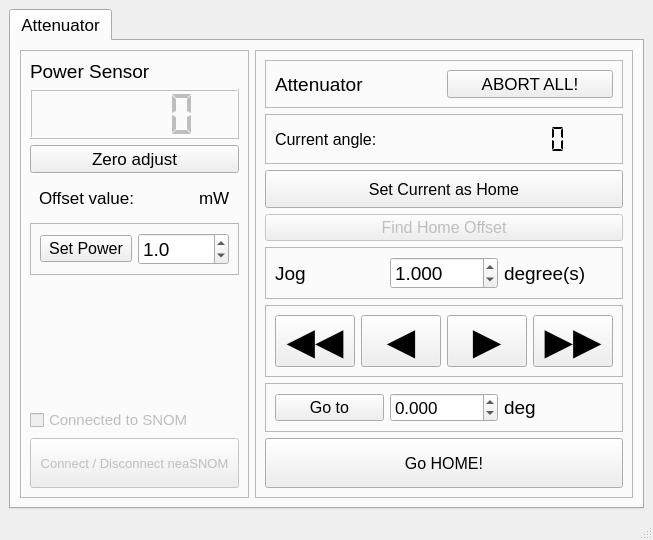
<?xml version="1.0" encoding="UTF-8"?>
<ui version="4.0">
 <class>MainWindow</class>
 <widget class="QMainWindow" name="MainWindow">
  <property name="geometry">
   <rect>
    <x>0</x>
    <y>0</y>
    <width>653</width>
    <height>540</height>
   </rect>
  </property>
  <property name="font">
   <font>
    <pointsize>8</pointsize>
   </font>
  </property>
  <property name="windowTitle">
   <string>MainWindow</string>
  </property>
  <widget class="QWidget" name="centralwidget">
   <layout class="QHBoxLayout" name="horizontalLayout">
    <item>
     <widget class="QTabWidget" name="RotatorTab">
      <property name="font">
       <font>
        <pointsize>13</pointsize>
       </font>
      </property>
      <property name="currentIndex">
       <number>0</number>
      </property>
      <widget class="QWidget" name="tab">
       <attribute name="title">
        <string>Attenuator</string>
       </attribute>
       <layout class="QHBoxLayout" name="horizontalLayout_7">
        <item>
         <widget class="QFrame" name="frame_2">
          <property name="sizePolicy">
           <sizepolicy hsizetype="MinimumExpanding" vsizetype="Preferred">
            <horstretch>1</horstretch>
            <verstretch>0</verstretch>
           </sizepolicy>
          </property>
          <property name="frameShape">
           <enum>QFrame::StyledPanel</enum>
          </property>
          <property name="frameShadow">
           <enum>QFrame::Raised</enum>
          </property>
          <layout class="QVBoxLayout" name="verticalLayout_2">
           <item>
            <widget class="QLabel" name="PowerSensorLabel">
             <property name="font">
              <font>
               <pointsize>14</pointsize>
              </font>
             </property>
             <property name="text">
              <string>Power Sensor</string>
             </property>
            </widget>
           </item>
           <item>
            <widget class="QLCDNumber" name="lcdNumber">
             <property name="enabled">
              <bool>false</bool>
             </property>
             <property name="minimumSize">
              <size>
               <width>0</width>
               <height>50</height>
              </size>
             </property>
             <property name="frameShadow">
              <enum>QFrame::Raised</enum>
             </property>
             <property name="smallDecimalPoint">
              <bool>false</bool>
             </property>
             <property name="segmentStyle">
              <enum>QLCDNumber::Flat</enum>
             </property>
             <property name="intValue" stdset="0">
              <number>0</number>
             </property>
            </widget>
           </item>
           <item>
            <widget class="QPushButton" name="zero_adjust_button">
             <property name="text">
              <string>Zero adjust</string>
             </property>
            </widget>
           </item>
           <item>
            <widget class="QWidget" name="widget" native="true">
             <layout class="QHBoxLayout" name="horizontalLayout_8">
              <item>
               <widget class="QLabel" name="offset_label">
                <property name="text">
                 <string>Offset value:</string>
                </property>
               </widget>
              </item>
              <item>
               <spacer name="horizontalSpacer">
                <property name="orientation">
                 <enum>Qt::Horizontal</enum>
                </property>
                <property name="sizeHint" stdset="0">
                 <size>
                  <width>40</width>
                  <height>20</height>
                 </size>
                </property>
               </spacer>
              </item>
              <item>
               <widget class="QLabel" name="offset_disp_label">
                <property name="text">
                 <string>mW</string>
                </property>
               </widget>
              </item>
             </layout>
            </widget>
           </item>
           <item>
            <widget class="QFrame" name="frame_7">
             <property name="frameShape">
              <enum>QFrame::StyledPanel</enum>
             </property>
             <property name="frameShadow">
              <enum>QFrame::Raised</enum>
             </property>
             <layout class="QHBoxLayout" name="horizontalLayout_6">
              <item>
               <widget class="QPushButton" name="SetPowerPushButton">
                <property name="enabled">
                 <bool>true</bool>
                </property>
                <property name="font">
                 <font>
                  <pointsize>12</pointsize>
                 </font>
                </property>
                <property name="text">
                 <string>Set Power</string>
                </property>
               </widget>
              </item>
              <item>
               <widget class="QDoubleSpinBox" name="SetPointSpinBox">
                <property name="enabled">
                 <bool>true</bool>
                </property>
                <property name="font">
                 <font>
                  <pointsize>14</pointsize>
                 </font>
                </property>
                <property name="decimals">
                 <number>1</number>
                </property>
                <property name="maximum">
                 <double>5.000000000000000</double>
                </property>
                <property name="singleStep">
                 <double>0.100000000000000</double>
                </property>
                <property name="value">
                 <double>1.000000000000000</double>
                </property>
               </widget>
              </item>
             </layout>
            </widget>
           </item>
           <item>
            <spacer name="verticalSpacer">
             <property name="orientation">
              <enum>Qt::Vertical</enum>
             </property>
             <property name="sizeHint" stdset="0">
              <size>
               <width>20</width>
               <height>40</height>
              </size>
             </property>
            </spacer>
           </item>
           <item>
            <widget class="QCheckBox" name="checkBoxSNOM">
             <property name="enabled">
              <bool>false</bool>
             </property>
             <property name="font">
              <font>
               <pointsize>11</pointsize>
              </font>
             </property>
             <property name="text">
              <string>Connected to SNOM</string>
             </property>
             <property name="checkable">
              <bool>true</bool>
             </property>
             <property name="checked">
              <bool>false</bool>
             </property>
            </widget>
           </item>
           <item>
            <widget class="QPushButton" name="connectSNOM">
             <property name="enabled">
              <bool>false</bool>
             </property>
             <property name="minimumSize">
              <size>
               <width>0</width>
               <height>50</height>
              </size>
             </property>
             <property name="font">
              <font>
               <pointsize>10</pointsize>
              </font>
             </property>
             <property name="toolTip">
              <string>Temporarily disabled</string>
             </property>
             <property name="text">
              <string>Connect / Disconnect neaSNOM</string>
             </property>
            </widget>
           </item>
          </layout>
         </widget>
        </item>
        <item>
         <widget class="QFrame" name="frame">
          <property name="sizePolicy">
           <sizepolicy hsizetype="MinimumExpanding" vsizetype="Preferred">
            <horstretch>1</horstretch>
            <verstretch>0</verstretch>
           </sizepolicy>
          </property>
          <property name="frameShape">
           <enum>QFrame::StyledPanel</enum>
          </property>
          <property name="frameShadow">
           <enum>QFrame::Raised</enum>
          </property>
          <layout class="QVBoxLayout" name="verticalLayout">
           <item>
            <widget class="QFrame" name="frame_8">
             <property name="frameShape">
              <enum>QFrame::StyledPanel</enum>
             </property>
             <property name="frameShadow">
              <enum>QFrame::Raised</enum>
             </property>
             <layout class="QHBoxLayout" name="horizontalLayout_9">
              <item>
               <widget class="QLabel" name="HomeOffsetLabel">
                <property name="font">
                 <font>
                  <pointsize>14</pointsize>
                 </font>
                </property>
                <property name="text">
                 <string>Attenuator</string>
                </property>
               </widget>
              </item>
              <item>
               <widget class="QPushButton" name="pushButton">
                <property name="text">
                 <string>ABORT ALL!</string>
                </property>
               </widget>
              </item>
             </layout>
            </widget>
           </item>
           <item>
            <widget class="QFrame" name="frame_6">
             <property name="minimumSize">
              <size>
               <width>0</width>
               <height>50</height>
              </size>
             </property>
             <property name="frameShape">
              <enum>QFrame::StyledPanel</enum>
             </property>
             <property name="frameShadow">
              <enum>QFrame::Raised</enum>
             </property>
             <layout class="QHBoxLayout" name="horizontalLayout_5">
              <item>
               <widget class="QLabel" name="label_angle">
                <property name="font">
                 <font>
                  <pointsize>12</pointsize>
                 </font>
                </property>
                <property name="text">
                 <string>Current angle:</string>
                </property>
               </widget>
              </item>
              <item>
               <widget class="QLCDNumber" name="lcdNumber_2">
                <property name="sizePolicy">
                 <sizepolicy hsizetype="Preferred" vsizetype="Preferred">
                  <horstretch>0</horstretch>
                  <verstretch>0</verstretch>
                 </sizepolicy>
                </property>
                <property name="font">
                 <font>
                  <pointsize>8</pointsize>
                  <kerning>true</kerning>
                 </font>
                </property>
                <property name="frameShape">
                 <enum>QFrame::NoFrame</enum>
                </property>
                <property name="lineWidth">
                 <number>1</number>
                </property>
                <property name="segmentStyle">
                 <enum>QLCDNumber::Flat</enum>
                </property>
               </widget>
              </item>
             </layout>
            </widget>
           </item>
           <item>
            <widget class="QPushButton" name="SetHomeOffsetPushButton">
             <property name="sizePolicy">
              <sizepolicy hsizetype="Minimum" vsizetype="Preferred">
               <horstretch>0</horstretch>
               <verstretch>0</verstretch>
              </sizepolicy>
             </property>
             <property name="font">
              <font>
               <pointsize>12</pointsize>
              </font>
             </property>
             <property name="text">
              <string>Set Current as Home</string>
             </property>
            </widget>
           </item>
           <item>
            <widget class="QPushButton" name="AutoFindPushButton">
             <property name="enabled">
              <bool>false</bool>
             </property>
             <property name="sizePolicy">
              <sizepolicy hsizetype="Preferred" vsizetype="Fixed">
               <horstretch>0</horstretch>
               <verstretch>0</verstretch>
              </sizepolicy>
             </property>
             <property name="font">
              <font>
               <pointsize>12</pointsize>
              </font>
             </property>
             <property name="text">
              <string>Find Home Offset</string>
             </property>
            </widget>
           </item>
           <item>
            <widget class="QFrame" name="frame_3">
             <property name="frameShape">
              <enum>QFrame::StyledPanel</enum>
             </property>
             <property name="frameShadow">
              <enum>QFrame::Raised</enum>
             </property>
             <layout class="QHBoxLayout" name="horizontalLayout_2">
              <item>
               <widget class="QLabel" name="JogSizeLabel">
                <property name="font">
                 <font>
                  <pointsize>14</pointsize>
                 </font>
                </property>
                <property name="text">
                 <string>Jog</string>
                </property>
               </widget>
              </item>
              <item>
               <widget class="QDoubleSpinBox" name="JogSizeSpinBox">
                <property name="font">
                 <font>
                  <pointsize>14</pointsize>
                 </font>
                </property>
                <property name="decimals">
                 <number>3</number>
                </property>
                <property name="minimum">
                 <double>0.000000000000000</double>
                </property>
                <property name="singleStep">
                 <double>0.100000000000000</double>
                </property>
                <property name="value">
                 <double>1.000000000000000</double>
                </property>
               </widget>
              </item>
              <item>
               <widget class="QLabel" name="JogSizeLabel_2">
                <property name="font">
                 <font>
                  <pointsize>14</pointsize>
                 </font>
                </property>
                <property name="text">
                 <string>degree(s)</string>
                </property>
               </widget>
              </item>
             </layout>
            </widget>
           </item>
           <item>
            <widget class="QFrame" name="frame_4">
             <property name="sizePolicy">
              <sizepolicy hsizetype="Preferred" vsizetype="Preferred">
               <horstretch>0</horstretch>
               <verstretch>0</verstretch>
              </sizepolicy>
             </property>
             <property name="frameShape">
              <enum>QFrame::StyledPanel</enum>
             </property>
             <property name="frameShadow">
              <enum>QFrame::Raised</enum>
             </property>
             <layout class="QHBoxLayout" name="horizontalLayout_3">
              <item>
               <widget class="QPushButton" name="JogFBWPushButton">
                <property name="font">
                 <font>
                  <pointsize>28</pointsize>
                 </font>
                </property>
                <property name="text">
                 <string>◀◀</string>
                </property>
               </widget>
              </item>
              <item>
               <widget class="QPushButton" name="JogBWPushButton">
                <property name="font">
                 <font>
                  <pointsize>28</pointsize>
                 </font>
                </property>
                <property name="text">
                 <string>◀</string>
                </property>
               </widget>
              </item>
              <item>
               <widget class="QPushButton" name="JogFWPushButton">
                <property name="font">
                 <font>
                  <pointsize>28</pointsize>
                 </font>
                </property>
                <property name="text">
                 <string>▶</string>
                </property>
               </widget>
              </item>
              <item>
               <widget class="QPushButton" name="JogFFWPushButton">
                <property name="font">
                 <font>
                  <pointsize>28</pointsize>
                 </font>
                </property>
                <property name="text">
                 <string>▶▶</string>
                </property>
               </widget>
              </item>
             </layout>
            </widget>
           </item>
           <item>
            <widget class="QFrame" name="frame_5">
             <property name="frameShape">
              <enum>QFrame::StyledPanel</enum>
             </property>
             <property name="frameShadow">
              <enum>QFrame::Raised</enum>
             </property>
             <layout class="QHBoxLayout" name="horizontalLayout_4">
              <item>
               <widget class="QPushButton" name="JumpPushButton">
                <property name="font">
                 <font>
                  <pointsize>12</pointsize>
                 </font>
                </property>
                <property name="text">
                 <string>Go to</string>
                </property>
               </widget>
              </item>
              <item>
               <widget class="QDoubleSpinBox" name="GoToAngleSpinBox">
                <property name="font">
                 <font>
                  <pointsize>13</pointsize>
                 </font>
                </property>
                <property name="decimals">
                 <number>3</number>
                </property>
                <property name="minimum">
                 <double>-180.000000000000000</double>
                </property>
                <property name="maximum">
                 <double>180.000000000000000</double>
                </property>
                <property name="singleStep">
                 <double>0.100000000000000</double>
                </property>
                <property name="stepType">
                 <enum>QAbstractSpinBox::DefaultStepType</enum>
                </property>
               </widget>
              </item>
              <item>
               <widget class="QLabel" name="label">
                <property name="font">
                 <font>
                  <pointsize>14</pointsize>
                 </font>
                </property>
                <property name="text">
                 <string>deg</string>
                </property>
               </widget>
              </item>
             </layout>
            </widget>
           </item>
           <item>
            <widget class="QPushButton" name="GoHomePushButton">
             <property name="sizePolicy">
              <sizepolicy hsizetype="Preferred" vsizetype="Fixed">
               <horstretch>0</horstretch>
               <verstretch>0</verstretch>
              </sizepolicy>
             </property>
             <property name="minimumSize">
              <size>
               <width>0</width>
               <height>50</height>
              </size>
             </property>
             <property name="font">
              <font>
               <pointsize>12</pointsize>
               <italic>false</italic>
               <bold>false</bold>
              </font>
             </property>
             <property name="text">
              <string>Go HOME!</string>
             </property>
            </widget>
           </item>
          </layout>
         </widget>
        </item>
       </layout>
      </widget>
     </widget>
    </item>
   </layout>
  </widget>
  <widget class="QStatusBar" name="statusbar"/>
 </widget>
 <resources/>
 <connections/>
</ui>
